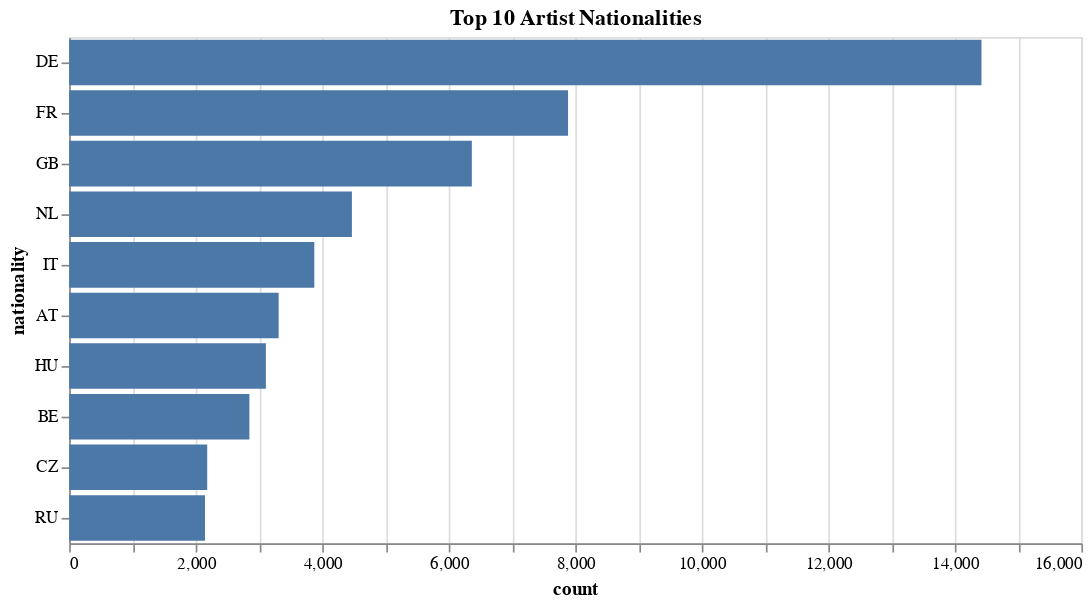

Notebook cell for this chart:
### Markdown cell above
# Altair

### Code cell
nationality_data = df['a.nationality'].value_counts().head(10).reset_index()
nationality_data.columns = ['nationality', 'count']
nationality_chart = alt.Chart(nationality_data).mark_bar().encode(
    x='count',
    y=alt.Y('nationality', sort='-x'),
    tooltip=['nationality', 'count']
).properties(
    width=600,
    height=300,
    title='Top 10 Artist Nationalities'
)
nationality_chart.show()

### Figure 1 — Vega-Lite specification as saved in the notebook (floating-point values rounded to 4 significant figures)
{"config": {"view": {"continuousWidth": 300, "continuousHeight": 300}}, "data": {"name": "data-75ec489bed1b5a102bc8e6b29775a305"}, "mark": {"type": "bar"}, "encoding": {"tooltip": [{"field": "nationality", "type": "nominal"}, {"field": "count", "type": "quantitative"}], "x": {"field": "count", "type": "quantitative"}, "y": {"field": "nationality", "sort": "-x", "type": "nominal"}}, "height": 300, "title": "Top 10 Artist Nationalities", "width": 600, "$schema": "https://vega.github.io/schema/vega-lite/v5.20.1.json", "datasets": {"data-75ec489bed1b5a102bc8e6b29775a305": [{"nationality": "DE", "count": 14421}, {"nationality": "FR", "count": 7886}, {"nationality": "GB", "count": 6365}, {"nationality": "NL", "count": 4469}, {"nationality": "IT", "count": 3875}, {"nationality": "AT", "count": 3311}, {"nationality": "HU", "count": 3110}, {"nationality": "BE", "count": 2849}, {"nationality": "CZ", "count": 2182}, {"nationality": "RU", "count": 2147}]}}
